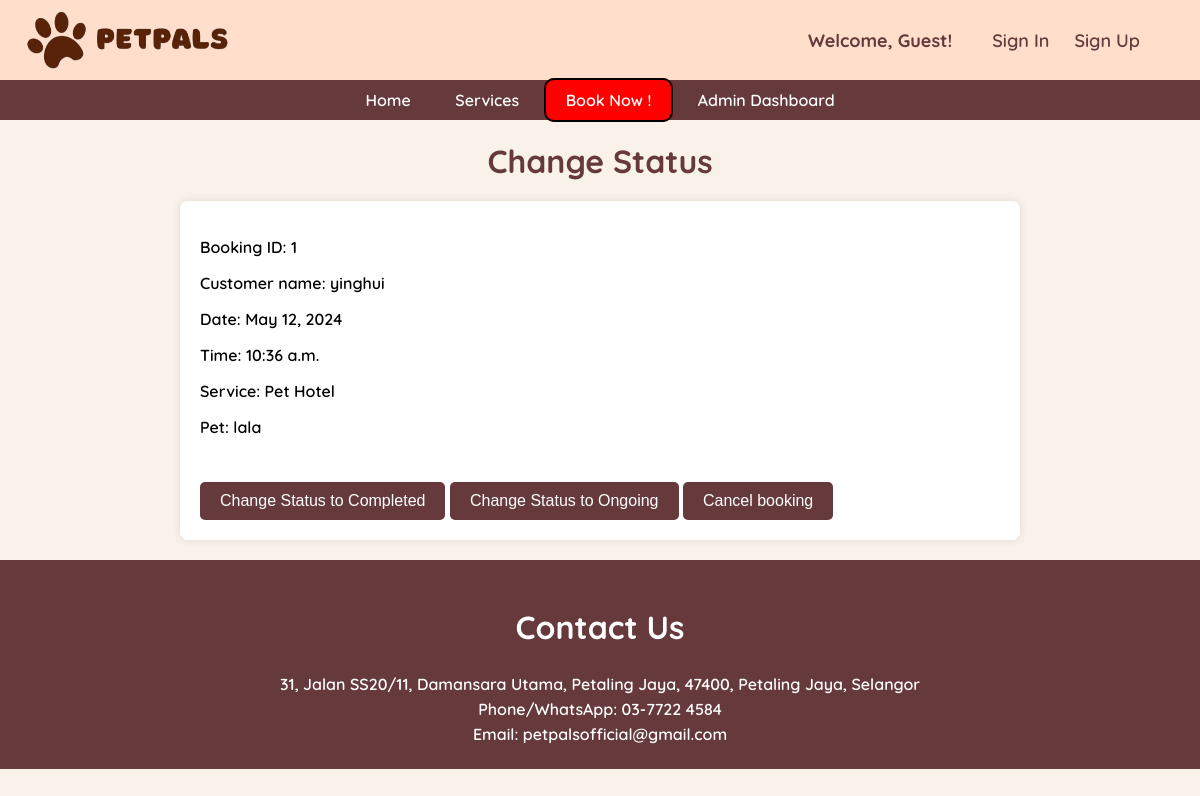
The app's page /change_status/1/ with its own data.
### main/models.py (models this page shows, shortened)
class Booking(models.Model):
    owner = models.ForeignKey(Owner, null=True, on_delete=models.CASCADE)
    pet = models.ForeignKey(Pet, null=True, on_delete=models.CASCADE)
    date = models.DateField(blank=False)
    time = models.TimeField(blank=False)
    SERVICE_CHOICES = [
        ('Hair Grooming', 'Hair Grooming'),
        ('Bath and Dry', 'Bath and Dry'),
        ('Pet Hotel', 'Pet Hotel'),
        ('Pet Daycare', 'Pet Daycare'),
    ]
    service = models.CharField(max_length=50, choices=SERVICE_CHOICES)
    STATUS_CHOICES = [
        ('Ongoing', 'Ongoing'),
        ('Completed', 'Completed'),
        ('Cancelled', 'Cancelled'),
    ]
    status = models.CharField(max_length=20, choices=STATUS_CHOICES, default='Ongoing')

class Owner(models.Model):
    user = models.OneToOneField(User, on_delete=models.CASCADE)
    phone_number = models.CharField(max_length=15, blank=True)
    email = models.EmailField(blank=True)
    def __str__(self):
        return self.user.username

class Pet(models.Model):
    name = models.CharField(max_length=20)
    owner = models.ForeignKey(Owner, null=True, on_delete=models.CASCADE)
    age = models.PositiveBigIntegerField()
    species = models.CharField(max_length=50)
    breed = models.CharField(max_length=50, blank=True)
    def __str__(self):
        return self.name

### main/views.py (the view)
# urls.py: path('change_status/<int:booking_id>/', views.change_status, name='change_status'),
def change_status(request, booking_id):
    booking = get_object_or_404(Booking, id=booking_id)
    if request.method == 'POST':
        new_status = request.POST.get('status')
        booking.status = new_status
        booking.save()
        return redirect('admin_dashboard')
    return render(request, 'change_status.html', {'booking': booking})

### main/templates/change_status.html (shortened to what this page needs)
{% extends 'base.html' %}
{% block content %}
<!DOCTYPE html>
<html lang="en">
<head>
</head>
<body>
    <h1>Change Status</h1>
<div class="container">
    <p>Booking ID: {{ booking.id }}</p>
    <p>Customer name: {{ booking.owner }}</p>
    <p>Date: {{ booking.date }}</p>
    <p>Time: {{ booking.time }}</p>
    <p>Service: {{ booking.service }}</p>
    <p>Pet: {{ booking.pet }}</p>
    <form method="post">
        <button type="submit">Change Status to Completed</button>
    </form>
    <form method="post">
        <button type="submit">Change Status to Ongoing</button>
    </form>
    <form method="post">
        <button type="submit">Cancel booking</button>
    </form>
</div>
</body>
</html>
{% endblock %}

### main/templates/base.html (style rules this page uses)
body { font-family: "Quicksand", sans-serif; font-optical-sizing: auto; font-weight: 600; font-style: normal; margin: 0; padding: 0; background-color: #F9F2EB; }

### main/templates/change_status.html (style rules this page uses)
body { font-family: "Quicksand", sans-serif; background-color: #F9F2EB; margin: 0; box-sizing: border-box; }
.container { max-width: 800px; margin: 20px auto; background-color: #fff; padding: 20px; border-radius: 8px; box-shadow: 0 0 10px rgba(0, 0, 0, 0.1); }
h1 { color: rgb(102,58,60); margin-bottom: 20px; text-align: center; }
p { margin-bottom: 15px; }
form { display: inline-block; margin-top: 20px; }
button { background-color: rgb(102,58,60); border: none; color: white; padding: 10px 20px; text-align: center; text-decoration: none; display: inline-block; font-size: 16px; margin-top: 10px; cursor: pointer; border-radius: 5px; transition: background-color 0.3s ease; }

### records on screen
Booking: id "1", owner "yinghui", date "May 12, 2024", time "10:36 a.m.", service "Pet Hotel", pet "lala"
